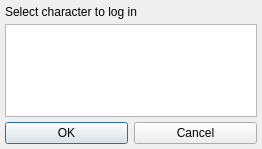
<?xml version="1.0" encoding="UTF-8"?>
<ui version="4.0">
 <class>Charsel</class>
 <widget class="QDialog" name="Charsel">
  <property name="geometry">
   <rect>
    <x>0</x>
    <y>0</y>
    <width>262</width>
    <height>149</height>
   </rect>
  </property>
  <property name="windowTitle">
   <string>Charselect</string>
  </property>
  <layout class="QGridLayout" name="gridLayout">
   <property name="leftMargin">
    <number>5</number>
   </property>
   <property name="topMargin">
    <number>5</number>
   </property>
   <property name="rightMargin">
    <number>5</number>
   </property>
   <property name="bottomMargin">
    <number>5</number>
   </property>
   <property name="spacing">
    <number>5</number>
   </property>
   <item row="1" column="0">
    <widget class="QListWidget" name="listChars">
     <property name="editTriggers">
      <set>QAbstractItemView::NoEditTriggers</set>
     </property>
     <property name="tabKeyNavigation">
      <bool>true</bool>
     </property>
    </widget>
   </item>
   <item row="2" column="0">
    <layout class="QHBoxLayout" name="horizontalLayout">
     <property name="spacing">
      <number>6</number>
     </property>
     <property name="leftMargin">
      <number>0</number>
     </property>
     <property name="topMargin">
      <number>0</number>
     </property>
     <property name="rightMargin">
      <number>0</number>
     </property>
     <property name="bottomMargin">
      <number>0</number>
     </property>
     <item>
      <widget class="QPushButton" name="okButton">
       <property name="text">
        <string>OK</string>
       </property>
      </widget>
     </item>
     <item>
      <widget class="QPushButton" name="cancelButton">
       <property name="text">
        <string>Cancel</string>
       </property>
      </widget>
     </item>
    </layout>
   </item>
   <item row="0" column="0">
    <widget class="QLabel" name="label">
     <property name="text">
      <string>Select character to log in</string>
     </property>
    </widget>
   </item>
  </layout>
 </widget>
 <resources/>
 <connections>
  <connection>
   <sender>okButton</sender>
   <signal>clicked()</signal>
   <receiver>Charsel</receiver>
   <slot>accept()</slot>
   <hints>
    <hint type="sourcelabel">
     <x>255</x>
     <y>47</y>
    </hint>
    <hint type="destinationlabel">
     <x>233</x>
     <y>29</y>
    </hint>
   </hints>
  </connection>
  <connection>
   <sender>cancelButton</sender>
   <signal>clicked()</signal>
   <receiver>Charsel</receiver>
   <slot>reject()</slot>
   <hints>
    <hint type="sourcelabel">
     <x>255</x>
     <y>76</y>
    </hint>
    <hint type="destinationlabel">
     <x>197</x>
     <y>125</y>
    </hint>
   </hints>
  </connection>
  <connection>
   <sender>listChars</sender>
   <signal>itemDoubleClicked(QListWidgetItem*)</signal>
   <receiver>Charsel</receiver>
   <slot>accept()</slot>
   <hints>
    <hint type="sourcelabel">
     <x>108</x>
     <y>69</y>
    </hint>
    <hint type="destinationlabel">
     <x>222</x>
     <y>101</y>
    </hint>
   </hints>
  </connection>
 </connections>
</ui>
